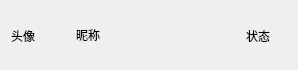
<?xml version="1.0" encoding="UTF-8"?>
<ui version="4.0">
 <class>friendwid</class>
 <widget class="QWidget" name="friendwid">
  <property name="geometry">
   <rect>
    <x>0</x>
    <y>0</y>
    <width>298</width>
    <height>70</height>
   </rect>
  </property>
  <property name="minimumSize">
   <size>
    <width>0</width>
    <height>70</height>
   </size>
  </property>
  <property name="maximumSize">
   <size>
    <width>16777215</width>
    <height>70</height>
   </size>
  </property>
  <property name="windowTitle">
   <string>Form</string>
  </property>
  <layout class="QHBoxLayout" name="horizontalLayout">
   <item>
    <widget class="QWidget" name="icon_wid" native="true">
     <property name="minimumSize">
      <size>
       <width>50</width>
       <height>50</height>
      </size>
     </property>
     <property name="maximumSize">
      <size>
       <width>50</width>
       <height>50</height>
      </size>
     </property>
     <layout class="QVBoxLayout" name="verticalLayout">
      <property name="spacing">
       <number>0</number>
      </property>
      <property name="leftMargin">
       <number>0</number>
      </property>
      <property name="topMargin">
       <number>0</number>
      </property>
      <property name="rightMargin">
       <number>0</number>
      </property>
      <property name="bottomMargin">
       <number>0</number>
      </property>
      <item>
       <widget class="QLabel" name="icon_lb">
        <property name="minimumSize">
         <size>
          <width>45</width>
          <height>45</height>
         </size>
        </property>
        <property name="maximumSize">
         <size>
          <width>45</width>
          <height>45</height>
         </size>
        </property>
        <property name="text">
         <string>头像</string>
        </property>
       </widget>
      </item>
     </layout>
    </widget>
   </item>
   <item>
    <widget class="QWidget" name="widget_2" native="true">
     <layout class="QVBoxLayout" name="verticalLayout_3">
      <item>
       <widget class="QLabel" name="name_lb">
        <property name="text">
         <string>昵称</string>
        </property>
       </widget>
      </item>
     </layout>
    </widget>
   </item>
   <item>
    <widget class="QWidget" name="state_wid" native="true">
     <property name="minimumSize">
      <size>
       <width>50</width>
       <height>50</height>
      </size>
     </property>
     <property name="maximumSize">
      <size>
       <width>50</width>
       <height>50</height>
      </size>
     </property>
     <layout class="QVBoxLayout" name="verticalLayout_2">
      <item>
       <widget class="QLabel" name="state_lb">
        <property name="text">
         <string>状态</string>
        </property>
       </widget>
      </item>
     </layout>
    </widget>
   </item>
  </layout>
 </widget>
 <resources/>
 <connections/>
</ui>
